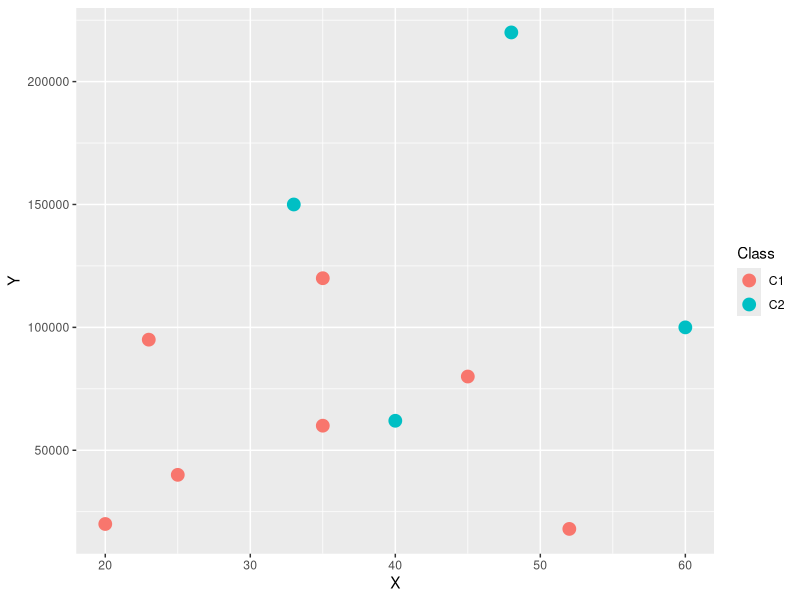
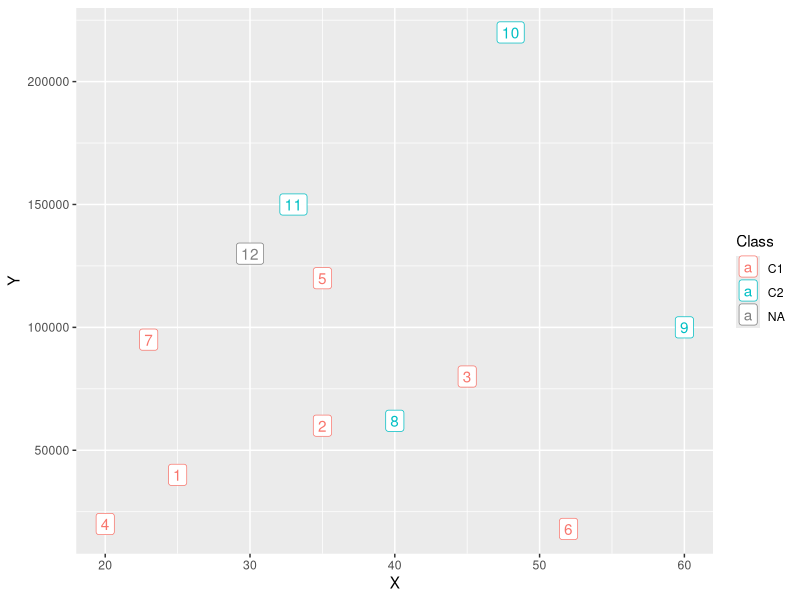
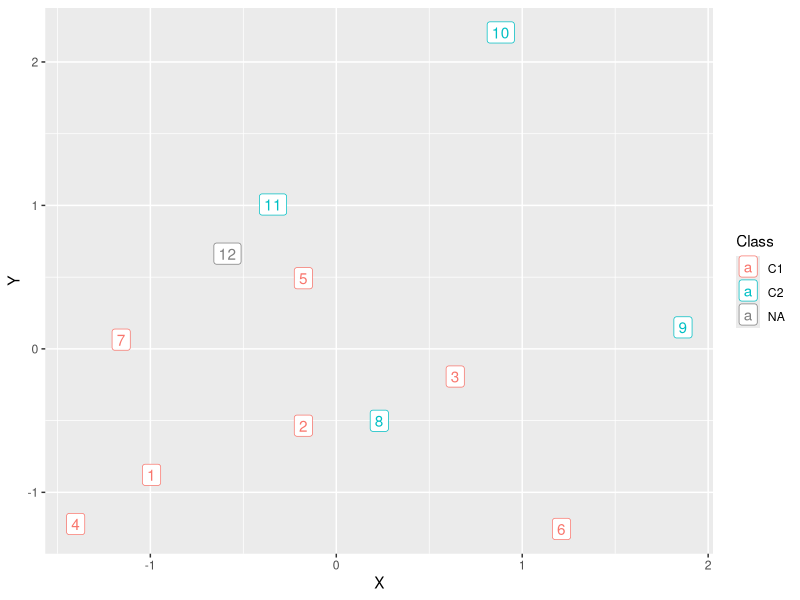
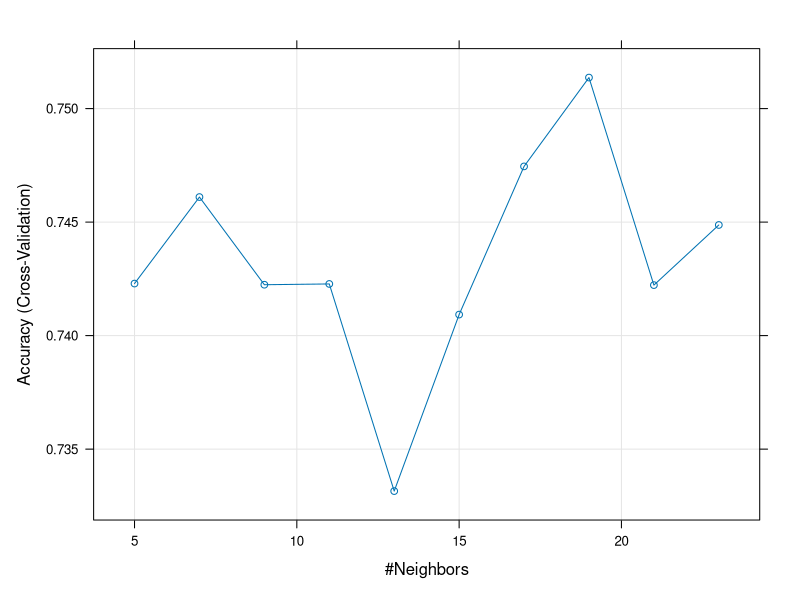
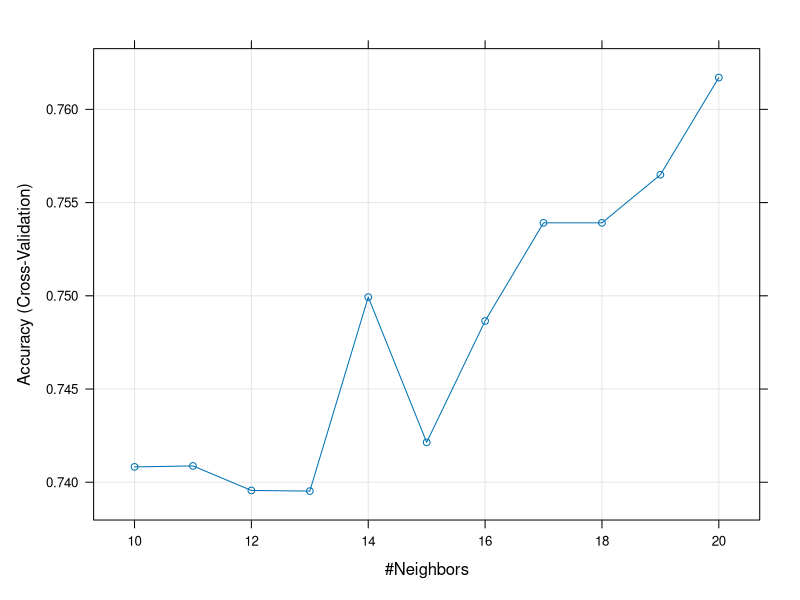

These charts were generated, in order, by the following R code:
example <- read.csv("KNN/example.csv")

library(ggplot2)
ggplot(example, aes(x = X, y = Y, color = Class)) + geom_point(size = 4)

example[12,] <- c(30,130000, NA)
ggplot(example, aes(x = X, y = Y, color = Class)) + geom_point(size = 4) +
  geom_label(label = row.names(example))


d <- as.matrix(dist(example[,1:2]))
sort(d[,12])

example


sc <- scale(example[,1:2])
sc <- as.data.frame(sc)
example[,1:2] = sc

d <- as.matrix(dist(example[,1:2]))
sort(d[,2])


ggplot(example, aes(x = X, y = Y, color = Class)) + geom_point(size = 4) +
  geom_label(label = row.names(example))


# Signs

signs <- read.csv("KNN/signs.csv")
sapply(signs, class)
  
library(class)

train <- signs[signs$sample == "train",]
test <- signs[signs$sample == "test",]

train$sample <- NULL
test$sample <- NULL

sign_1 <- read.csv("KNN/sign_1.csv")

knn1 <- knn(train = train[,-1], test = test[,-1], cl = train$sign_type, k = 5)

table(knn1, test$sign_type)

mean(knn1 == test$sign_type)

knn_p <- knn(train[,-1], test[-1], cl= train$sign_type, k = 5, prob = T)
attr(knn_p, "prob")

df <- data.frame(class = knn1, probs = attr(knn_p, "prob"))
head(df)

library(caret)

diab <- read.csv("Decision Trees/Diabetes.csv")

set.seed(1)
ctrl <- trainControl(method = "cv", number = 10)

rm(train)

knn_c <- train(Class~., data = diab, method = "knn",
               trControl = ctrl, preProcess = c("center", "scale"), tuneLength = 10)


knn_c$results

plot(knn_c)

grid <-expand.grid(k=10:20)

knn_c1 <- train(Class~., data = diab, method = "knn",
               trControl = ctrl, preProcess = c("center", "scale"), tuneGrid = grid)

plot(knn_c1)




